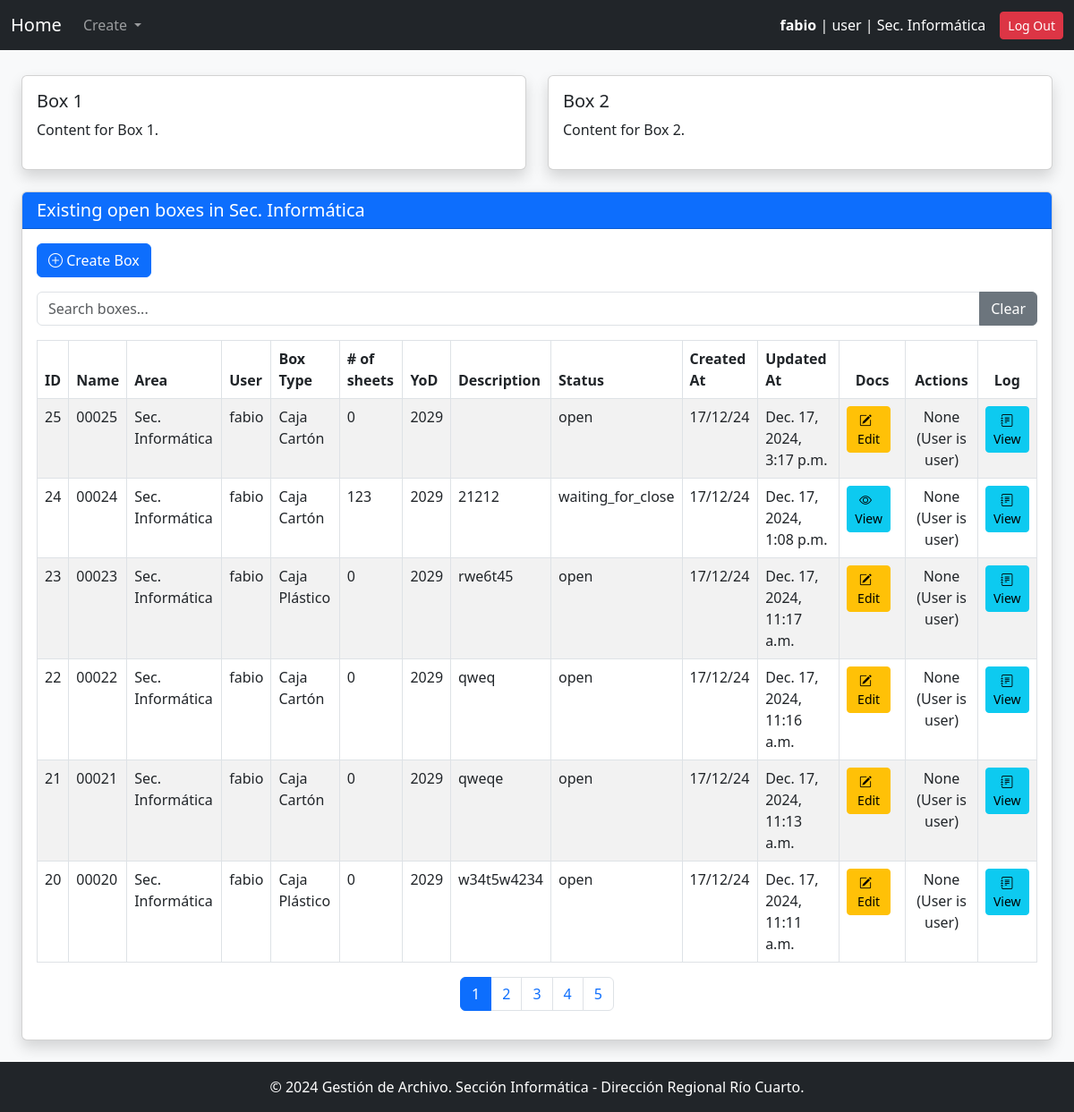
The page /main/ (signed in) on the database its author committed.
### gestion_archivo_app/models.py (models this page shows, shortened)
class User(AbstractUser):
    ROLE_CHOICES = [
        ('user', 'User'),
        ('manager', 'Manager'),
        ('archive_responsible', 'Archive Responsible'),
        ('admin', 'System Administrator')
    ]
    role = models.CharField(max_length=32, choices=ROLE_CHOICES)
    area = models.ForeignKey('Area', on_delete=models.PROTECT, verbose_name="User Area")
    deposit = models.ForeignKey(
        'Area',
        on_delete=models.PROTECT,
        default=get_default_archive,
        verbose_name="Archive",
        related_name='deposits'
    )
    objects = UserManager()
    USERNAME_FIELD = 'username'
    REQUIRED_FIELDS = ['first_name', 'last_name', 'role']

class Area(models.Model):
    code = models.CharField(max_length=30, unique=True, verbose_name="Area Code")
    name = models.CharField(max_length=100, unique=True, verbose_name="Area Name")
    description = models.TextField(blank=True, null=True, verbose_name="Description")
    is_deposit = models.BooleanField(default=False, verbose_name="Is Deposit")

class Box(models.Model):
    STATUS_CHOICES = [
        ('open', 'Open'),
        ('closed', 'Closed'),
        ('waiting_close', 'Waiting for Close'),
        ('waiting_archive', 'Waiting for Archive'),
        ('accepted_archive', 'Accepted by Archive Responsible'),
        ('archived', 'In Archive'),
    ]
    name = models.CharField(max_length = 10, primary_key=False, verbose_name="Box Name", null=False, blank=False, unique=True)
    box_type = models.ForeignKey(BoxType, on_delete=models.PROTECT, related_name="boxes")
    description = models.TextField(blank=True, null=True, verbose_name="Box Description")
    user = models.ForeignKey(settings.AUTH_USER_MODEL, on_delete=models.PROTECT, related_name="boxes")
    area = models.ForeignKey(Area, on_delete=models.PROTECT, related_name="boxes")
    status = models.CharField(max_length=32, choices=STATUS_CHOICES, default='open')
    id = models.AutoField(primary_key=True, verbose_name="Box ID")  # Auto-incremental ID
    creation_date = models.DateTimeField(auto_now_add=True, verbose_name="Creation Date")
    update_date =  models.DateTimeField(auto_now=True)
    close_date = models.DateTimeField(blank=True, null=True, default=None, verbose_name="Close Date")
    current_year = datetime.now().year
    destruction_year = models.PositiveSmallIntegerField(
        choices=[(0,'Never')] + [(year, str(year)) for year in range(current_year, current_year + 500)],
        verbose_name="Destruction Year"
    )
    current_area = models.ForeignKey(Area, on_delete=models.PROTECT, related_name="current_boxes", verbose_name="Current Area")
    total_sheets = models.PositiveIntegerField(default=0)

class BoxType(models.Model):
    name = models.CharField(max_length=100, unique=True, verbose_name="Box Type")
    description = models.TextField(blank=True, null=True, verbose_name="Description")

### gestion_archivo_app/views.py (the view)
# urls.py: path('main/', main, name='main'),
@login_required
def main(request):
    if request.user.role == 'admin':
        items = Box.objects.all().order_by('-name')
    else:
        user_area = request.user.area
        items = Box.objects.filter(area=user_area).order_by('-name')
    user_area = request.user.area
    return render(request, "main.html", {"items": items})

### gestion_archivo_app/context_processors.py (called while the page is built)
def system_config(request):
    try:
        pagination_limit = int(SystemConfigKeyValues.objects.get(key="pagination_limit").value)
    except SystemConfigKeyValues.DoesNotExist:
        pagination_limit = 10  # Valor por defecto
    try:
        default_archive_code = SystemConfigKeyValues.objects.get(key="default_archive_code").value
    except SystemConfigKeyValues.DoesNotExist:
        default_archive_code = "AADE_ARCHIVE"  # Valor por defecto
    try:
        config_name_org = SystemConfigKeyValues.objects.get(key="config_name_org").value
    except SystemConfigKeyValues.DoesNotExist:
        config_name_org = "Define config_name_org"  # Valor por defecto
    return {
        "pagination_limit": pagination_limit,
        "default_archive_code": default_archive_code,
        "config_name_org": config_name_org
    }

### gestion_archivo_app/templates/main.html (shortened to what this page needs)
{% extends "base.html" %}
{% block content %}
<div class="container-fluid mt-4">
    <div class="row">
        <div class="col-md-6">
            <div class="card shadow">
                <div class="card-body">
                    <h5 class="card-title">Box 1</h5>
                    <p>Content for Box 1.</p>
                </div>
            </div>
        </div>
        <div class="col-md-6">
            <div class="card shadow">
                <div class="card-body">
                    <h5 class="card-title">Box 2</h5>
                    <p>Content for Box 2.</p>
                </div>
            </div>
        </div>
    </div>
    <div class="row mt-4">
        <div class="col-12">
            <div class="card shadow">
                <div class="card-header bg-primary text-white">
                    <h5 class="mb-0">Existing open boxes in {{ user.area.name }}</h5>
                </div>
                <div class="card-body">
                    <div class="mb-3">
                        <a href="{% url 'create_box' %}" class="btn btn-primary">
                            <i class="bi bi-plus-circle"></i> Create Box
                        </a>
                    </div>
                    <div class="mb-3">
                        <div class="input-group">
                            <input type="text" id="searchInputId" class="form-control" placeholder="Search boxes...">
                            <button type="button" class="btn btn-secondary" onclick="clearSearch()">Clear</button>
                        </div>
                    </div>
                    <table class="table table-bordered table-striped mt-3" id="tableId">
                        <thead>
                            <tr>
                                <th onclick="sortTable(0)">ID </th>
                                <th onclick="sortTable(1)">Name </th>
                                <th onclick="sortTable(2)">Area </th>
                                <th onclick="sortTable(3)">User </th>
                                <th onclick="sortTable(4)">Box Type </th>
                                <th onclick="sortTable(5)"># of sheets </th>
                                <th onclick="sortTable(6)">YoD </th>
                                <th onclick="sortTable(7)">Description </th>
                                <th onclick="sortTable(8)">Status </th>
                                <th onclick="sortTable(9)">Created At </th>
                                <th onclick="sortTable(10)">Updated At </th>
                                <th class="text-center">Docs</th>
                                <th class="text-center">Actions</th>
                                <th class="text-center">Log</th>
                            </tr>
                        </thead>
                        <tbody id="tableBodyId">
                            {% for item in items %}
                                <tr>
                                    <td>{{ item.id }}</td>
                                    <td>{{ item.name }}</td>
                                    <td>{{ item.area.name }}</td>
                                    <td>{{ item.user.username }}</td>
                                    <td>{{ item.box_type.name }}</td>
                                    <td>{{ item.total_sheets }}</td>
                                    <td>{{ item.destruction_year }}</td>
                                    <td>{{ item.description }}</td>
                                    <td>{{ item.status }}</td>
                                    <td>{{ item.creation_date|date:"d/m/y" }}</td>
                                    <td>{{ item.update_date }}</td>
                                    {% if item.status == 'open' %}
                                        {% if user.role == 'manager' or user.role == 'user' %}
                                            <td class="text-center">
                                                <a href="{% url 'edit_box_documentation' item.id %}" class="btn btn-sm btn-warning me-2">
                                                    <i class="bi bi-pencil-square"></i> &nbsp; Edit
                                                </a>
                                            </td>
                                        {% endif %}
                                    {% else %}
                                        <td class="text-center">
                                            <a href="{% url 'edit_box_documentation' item.id %}" class="btn btn-sm btn-info me-2">
                                                <i class="bi bi-eye"></i> &nbsp; View
                                            </a>
                                        </td>
                                    {% endif %}
                                    {% if item.status == 'open' and item.total_sheets > 0 %}
                                        {% if user.role == 'manager' or user.role == 'user' %}
                                            <td class="text-center">
                                                <a href="{% url 'request_close_box' item.id %}" class="btn btn-sm btn-warning">
                                                    <i class="bi bi-box-arrow-right"></i> Request Close
                                                </a>
                                            </td>
                                        {% else %}
                                            <td class="text-center">User is Archive responsible or admin </td>
                                        {% endif %}
                                        {% else %}
                                            {% if item.status == 'waiting_for_close' and user.role == 'manager' %}
                                            <td class="text-center">
                                                <a href="{% url 'approve_close_box' item.id %}" class="btn btn-sm btn-success">
                                                    <i class="bi bi-check-circle"></i> Approve Close
                                                </a>
                                            </td>
                                        {% elif user.role == 'user' %}
                                            <td class="text-center">None (User is user)</td>
                                        {% else %}
                                        <td class="text-center">User is admin or Archive responsible</td>
                                        {% endif %}
                                        {% endif %}
                                    <td class="text-center">
                                        <a href="{% url 'box_logs' item.id %}" class="btn btn-sm btn-info">
                                            <i class="bi bi-journal-text"></i> View
                                        </a>
                                    </td>
                                </tr>
                            {% endfor %}
                        </tbody>
                    </table>
                    <nav class="mt-3">
                        <ul class="pagination justify-content-center" id="tableBodyIdPagination">
                        </ul>
                    </nav>
                </div>
            </div>
        </div>
    </div>
</div>
{% load static %}
{% endblock %}

### gestion_archivo_app/templates/base.html (shortened to what this page needs)
<!DOCTYPE html>
<html lang="en">
<head>
    {% load static %}
    <link href="https://cdn.jsdelivr.net/npm/bootstrap@5.3.0/dist/css/bootstrap.min.css" rel="stylesheet">
    <link href="https://cdn.jsdelivr.net/npm/bootstrap-icons/font/bootstrap-icons.css" rel="stylesheet">
</head>
<body class="bg-light" a>
    <nav class="navbar navbar-expand-lg navbar-dark bg-dark">
        <div class="container-fluid">
            <a class="navbar-brand" href="{% url 'main' %}">Home</a>
            <div class="collapse navbar-collapse" id="navbarNav">
                <ul class="navbar-nav me-auto">
                    <li class="nav-item dropdown">
                        <a class="nav-link dropdown-toggle" href="#" id="createDropdown" role="button" data-bs-toggle="dropdown" aria-expanded="false">
                            Create
                        </a>
                    </li>
                </ul>
            </div>
                <div class="d-flex align-items-center">
                    {% if user.is_authenticated %}
                        <span class="text-white me-3">
                            <strong>{{ user.username }}</strong> | {{ user.role }} | {{ user.area.name }}
                        </span>
                        <a href="{% url 'logout' %}" class="btn btn-danger btn-sm">Log Out</a>
                    {% else %}
                        <a href="{% url 'login' %}" class="btn btn-success btn-sm">Log In</a>
                    {% endif %}
                </div>
            </div>
    </nav>
    <div class="container-fluid py-4" style='margin-top:-20px' >
        {% block content %}{% endblock %}
    </div>
    <footer class="bg-dark text-white text-center py-3 mt-auto">
        <p class="mb-0">&copy; 2024 Gestión de Archivo. Sección Informática - Dirección Regional Río Cuarto.</p>
    </footer>
</body>
</html>

### gestion_archivo_app/templates/base.html (style rules this page uses)
html { scroll-behavior:auto; }

### rows shown on the page
User: username "fabio", role "user", area.name "Sec. Informática"
Box: id "25", name "00025", area.name "Sec. Informática", user.username "fabio", box_type.name "Caja Cartón", total_sheets "0", destruction_year "2029", status "open", creation_date "17/12/24", update_date "Dec. 17, 2024, 3:17 p.m.", shows "None (User is user)"
Box: id "24", name "00024", area.name "Sec. Informática", user.username "fabio", box_type.name "Caja Cartón", total_sheets "123", destruction_year "2029", description "21212", status "waiting_for_close", creation_date "17/12/24", update_date "Dec. 17, 2024, 1:08 p.m.", shows "None (User is user)"
Box: id "23", name "00023", area.name "Sec. Informática", user.username "fabio", box_type.name "Caja Plástico", total_sheets "0", destruction_year "2029", description "rwe6t45", status "open", creation_date "17/12/24", update_date "Dec. 17, 2024, 11:17 a.m.", shows "None (User is user)"
Box: id "22", name "00022", area.name "Sec. Informática", user.username "fabio", box_type.name "Caja Cartón", total_sheets "0", destruction_year "2029", description "qweq", status "open", creation_date "17/12/24", update_date "Dec. 17, 2024, 11:16 a.m.", shows "None (User is user)"
Box: id "21", name "00021", area.name "Sec. Informática", user.username "fabio", box_type.name "Caja Cartón", total_sheets "0", destruction_year "2029", description "qweqe", status "open", creation_date "17/12/24", update_date "Dec. 17, 2024, 11:13 a.m.", shows "None (User is user)"
Box: id "20", name "00020", area.name "Sec. Informática", user.username "fabio", box_type.name "Caja Plástico", total_sheets "0", destruction_year "2029", description "w34t5w4234", status "open", creation_date "17/12/24", update_date "Dec. 17, 2024, 11:11 a.m.", shows "None (User is user)"
